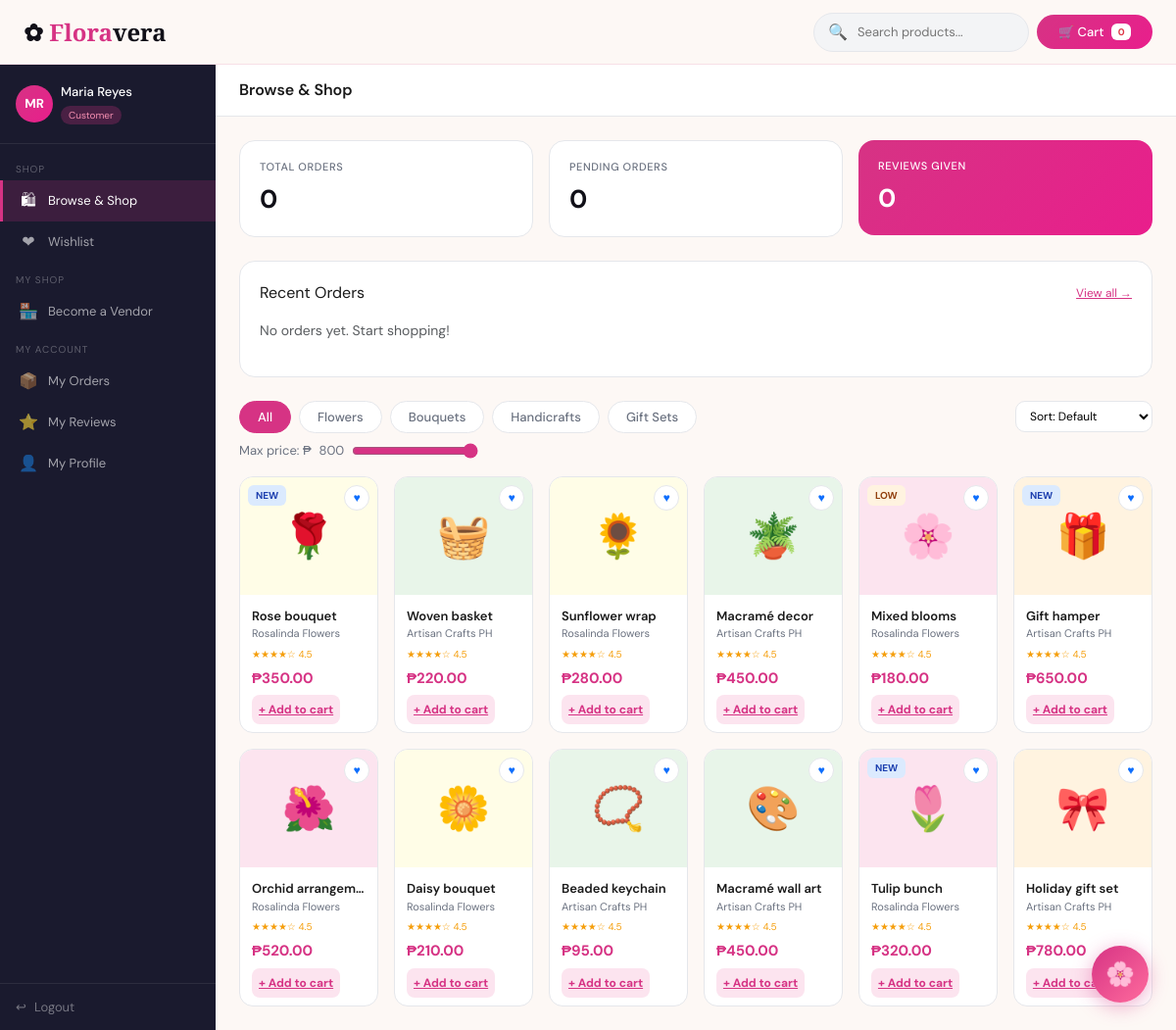
The page /customer/dashboard.php (signed in) on the database its author committed.
### tables this page shows
CREATE TABLE `products` (
  `id` int(11) NOT NULL,
  `vendor_id` int(11) NOT NULL,
  `name` varchar(150) NOT NULL,
  `description` text DEFAULT NULL,
  `price` decimal(10,2) NOT NULL,
  `stock` int(11) NOT NULL DEFAULT 10,
  `category` enum('flowers','bouquets','handicrafts','giftsets') NOT NULL DEFAULT 'flowers',
  `emoji` varchar(10) DEFAULT '?',
  `badge` varchar(20) DEFAULT NULL,
  `created_at` timestamp NOT NULL DEFAULT current_timestamp(),
  `image` varchar(255) DEFAULT NULL
);

CREATE TABLE `vendors` (
  `id` int(11) NOT NULL,
  `user_id` int(11) NOT NULL,
  `shop_name` varchar(150) NOT NULL,
  `shop_type` varchar(80) NOT NULL DEFAULT 'Florist',
  `city` varchar(80) NOT NULL DEFAULT 'Davao City',
  `description` text DEFAULT NULL,
  `status` enum('pending','approved','rejected') DEFAULT 'pending',
  `created_at` timestamp NOT NULL DEFAULT current_timestamp()
);

### customer/dashboard.php (the view, shortened to what this page needs)
<?php
include '../dbconnect.php';
$uid = $_SESSION['user_id'];
$totalOrders   = $conn->query("SELECT COUNT(*) c FROM orders WHERE customer_id=$uid")->fetch_assoc()['c'];
$pendingOrders = $conn->query("SELECT COUNT(*) c FROM orders WHERE customer_id=$uid AND status='pending'")->fetch_assoc()['c'];
$reviewCount   = $conn->query("SELECT COUNT(*) c FROM reviews WHERE customer_id=$uid")->fetch_assoc()['c'];
$recentOrders = $conn->query("SELECT o.*,GROUP_CONCAT(p.name SEPARATOR ', ') AS items
    FROM orders o
    JOIN order_items oi ON oi.order_id=o.id
    JOIN products p ON p.id=oi.product_id
    WHERE o.customer_id=$uid
    GROUP BY o.id ORDER BY o.created_at DESC LIMIT 3");
$cat    = isset($_GET['cat'])   ? $_GET['cat']   : 'all';
$sort   = isset($_GET['sort'])  ? $_GET['sort']  : 'default';
$search = isset($_GET['search'])? trim($_GET['search']) : '';
$maxPrice = isset($_GET['maxprice']) ? (int)$_GET['maxprice'] : 9999;
$where = "1=1";
$where .= " AND p.price <= $maxPrice";
$orderBy = "p.id ASC";
$products = $conn->query("SELECT p.*,v.shop_name FROM products p JOIN vendors v ON v.id=p.vendor_id WHERE $where ORDER BY $orderBy");
$wlSet = [];
$cartCount = 0;
$bgMap = ['flowers'=>'#fce4ef','bouquets'=>'#fffde7','handicrafts'=>'#e8f5e9','giftsets'=>'#fff3e0'];
?>
<!DOCTYPE html>
<html lang="en">
<head>
<link href="https://cdn.jsdelivr.net/npm/bootstrap@5.3.0/dist/css/bootstrap.min.css" rel="stylesheet">
<link href="../style.css" rel="stylesheet">
</head>
<body>
<nav class="fv-navbar navbar fixed-top px-4 d-flex align-items-center justify-content-between">
  <a class="fv-logo" href="../index.php">✿ <span>Flora</span>vera</a>
  <div class="d-flex align-items-center gap-2">
    <form class="fv-search-box" method="GET">
      <span style="color:var(--fv-muted)">🔍</span>
      <input type="text" name="search" placeholder="Search products..." value="<?= htmlspecialchars($search) ?>" style="border:none;background:transparent;outline:none;font-size:13px;width:180px;font-family:'DM Sans',sans-serif">
    </form>
    <a href="cart.php" class="btn-fv-fill d-flex align-items-center gap-2" style="text-decoration:none;font-size:13px">
      🛒 Cart <span class="badge bg-white text-danger"><?= $cartCount ?></span>
    </a>
  </div>
</nav>
<div class="fv-dash-wrap">
  <?php include 'partials/sidebar.php'; ?>
  <div class="fv-main">
    <div class="fv-topbar">
      <div class="fv-topbar-title">Browse &amp; Shop</div>
    </div>
    <div class="fv-dash-content">
      <div class="row g-3 mb-4">
        <div class="col-4"><div class="fv-stat"><div class="fv-stat-label">Total Orders</div><div class="fv-stat-val"><?= $totalOrders ?></div></div></div>
        <div class="col-4"><div class="fv-stat"><div class="fv-stat-label">Pending Orders</div><div class="fv-stat-val"><?= $pendingOrders ?></div></div></div>
        <div class="col-4"><div class="fv-stat hl"><div class="fv-stat-label">Reviews Given</div><div class="fv-stat-val"><?= $reviewCount ?></div></div></div>
      </div>
      <div class="fv-card mb-4">
        <div class="d-flex justify-content-between align-items-center mb-3">
          <div class="fw-600">Recent Orders</div>
          <a href="orders.php" style="font-size:12px;color:var(--fv-pink)">View all →</a>
        </div>
        <?php if($recentOrders->num_rows===0): ?>
          <p class="text-muted small">No orders yet. Start shopping!</p>
        <?php endif; ?>
      </div>
      <form method="GET" class="mb-3" id="filterForm">
        <div class="d-flex gap-2 flex-wrap align-items-center mb-2">
          <?php foreach(['all'=>'All','flowers'=>'Flowers','bouquets'=>'Bouquets','handicrafts'=>'Handicrafts','giftsets'=>'Gift Sets'] as $k=>$v): ?>
          <button type="button"
                  onclick="setCategory('<?= $k ?>')"
                  class="fv-chip <?= $cat===$k?'active':'' ?>"
                  data-cat="<?= $k ?>"><?= $v ?></button>
          <?php endforeach; ?>
          <select name="sort" class="ms-auto"
                  style="border:1px solid var(--fv-border);border-radius:10px;padding:6px 10px;font-size:12px;outline:none;background:#fff"
                  onchange="this.form.submit()">
            <option value="default" <?= $sort==='default'?'selected':'' ?>>Sort: Default</option>
          </select>
        </div>
        <div class="d-flex align-items-center gap-2" style="font-size:13px;color:var(--fv-muted)">
          Max price: ₱<span id="priceLabel"><?= $maxPrice >= 9999 ? 800 : $maxPrice ?></span>
          <input type="range" name="maxprice" min="100" max="800" step="50"
                 value="<?= $maxPrice >= 9999 ? 800 : $maxPrice ?>"
                 style="accent-color:var(--fv-pink)"
                 oninput="document.getElementById('priceLabel').textContent=this.value"
                 onchange="document.getElementById('filterForm').submit()">
        </div>
      </form>
      <div class="row g-3">
        <?php while($p=$products->fetch_assoc()):
          $bg = $bgMap[$p['category']] ?? '#f3f4f6';
          $inWL = in_array($p['id'], $wlSet);
        ?>
        <div class="col-6 col-sm-4 col-md-3 col-lg-2">
          <div class="fv-dp h-100">
            <div class="fv-dp-img" style="background:<?= $bg ?>">
              <?php if(!empty($p['image']) && file_exists('../'.$p['image'])): ?>
                <img src="../<?= htmlspecialchars($p['image']) ?>" alt="<?= htmlspecialchars($p['name']) ?>"
                     style="width:100%;height:100%;object-fit:cover;border-radius:inherit;">
              <?php else: ?>
                <?= $p['emoji'] ?>
              <?php endif; ?>
              <?php if($p['badge']): ?>
                <span class="position-absolute top-0 start-0 m-2 badge-<?= $p['badge'] ?>-pill"><?= strtoupper($p['badge']) ?></span>
              <?php endif; ?>
              <a href="wishlist_toggle.php?id=<?= $p['id'] ?>" class="wl-heart <?= $inWL?'on':'' ?>">♥</a>
            </div>
            <div class="fv-dp-body">
              <div class="fv-dp-name"><?= htmlspecialchars($p['name']) ?></div>
              <div class="fv-dp-vendor"><?= htmlspecialchars($p['shop_name']) ?></div>
              <div class="fv-dp-stars">★★★★☆ <?= number_format(4.5,1) ?></div>
              <div class="fv-dp-price">₱<?= number_format($p['price'],2) ?></div>
              <a href="cart_add.php?id=<?= $p['id'] ?>" class="btn-add-cart">+ Add to cart</a>
            </div>
          </div>
        </div>
        <?php endwhile; ?>
      </div>
    </div>
  </div>
</div>
<?php include __DIR__.'/partials/chatbot_widget.php'; ?>
</body>
</html>

### style.css (style rules this page uses)
:root { --fv-pink: #d63384; --fv-pink2: #e91e8c; --fv-pink-light: #fce4ef; --fv-pink-mid: #f48fb1; --fv-dark: #111018; --fv-dark2: #1a1a2e; --fv-cream: #fdf8f5; --fv-cream2: #f5ede8; --fv-muted: #6b7280; --fv-border: #e5e7eb; --sidebar-w: 220px; }
body { font-family: 'DM Sans', sans-serif; background: var(--fv-cream); color: #1a1a1a; }
.fv-navbar { background: rgba(253,248,245,0.95); backdrop-filter: blur(12px); border-bottom: 0.5px solid rgba(214,51,132,0.12); height: 66px; }
.fv-logo { font-family: 'Cormorant Garamond', serif; font-size: 24px; font-weight: 700; color: var(--fv-dark) !important; text-decoration: none; }
.fv-logo span { color: var(--fv-pink); }
.btn-fv-fill { background: linear-gradient(135deg, var(--fv-pink), var(--fv-pink2)); color: #fff !important; border: none; border-radius: 30px; font-weight: 500; padding: 8px 22px; font-size: 13px; transition: all .2s; }
.badge-new-pill { background: #dbeafe; color: #1e40af; font-size: 10px; padding: 3px 8px; border-radius: 6px; font-weight: 700; }
.badge-low-pill { background: #fff3e0; color: #92400e; font-size: 10px; padding: 3px 8px; border-radius: 6px; font-weight: 700; }
.btn-add-cart { width: 100%; padding: 7px; background: var(--fv-pink-light); color: var(--fv-pink); border: none; border-radius: 8px; font-size: 12px; font-weight: 700; cursor: pointer; transition: all .15s; font-family: 'DM Sans', sans-serif; }
.fv-chip { padding: 6px 18px; border-radius: 24px; font-size: 13px; font-weight: 500; cursor: pointer; border: 1px solid var(--fv-border); background: #fff; color: var(--fv-muted); transition: all .15s; }
.fv-chip.active, .fv-chip:hover { background: var(--fv-pink); color: #fff; border-color: var(--fv-pink); }
.fv-dash-wrap { display: flex; min-height: 100vh; padding-top: 66px; }
.fv-main { margin-left: var(--sidebar-w); flex: 1; background: var(--fv-cream); min-height: calc(100vh - 66px); }
.fv-topbar { background: #fff; border-bottom: .5px solid var(--fv-border); padding: 14px 24px; display: flex; align-items: center; justify-content: space-between; position: sticky; top: 66px; z-index: 20; }
.fv-topbar-title { font-size: 16px; font-weight: 600; }
.fv-search-box { display: flex; align-items: center; gap: 8px; background: #f3f4f6; border: .5px solid var(--fv-border); border-radius: 24px; padding: 7px 14px; width: 220px; }
.fv-search-box input { border: none; background: transparent; outline: none; font-size: 13px; width: 100%; font-family: 'DM Sans',sans-serif; }
.fv-dash-content { padding: 24px; }
.fv-stat { background: #fff; border: .5px solid var(--fv-border); border-radius: 16px; padding: 18px 20px; }
.fv-stat.hl { background: linear-gradient(135deg, var(--fv-pink), var(--fv-pink2)); border: none; }
.fv-stat.hl .fv-stat-label, .fv-stat.hl .fv-stat-val { color: #fff; }
.fv-stat-label { font-size: 11px; font-weight: 500; color: var(--fv-muted); text-transform: uppercase; letter-spacing: .6px; margin-bottom: 5px; }
.fv-stat-val { font-size: 26px; font-weight: 700; color: var(--fv-dark); }
.fv-card { background: #fff; border: .5px solid var(--fv-border); border-radius: 16px; padding: 20px; }
.fv-dp { background: #fff; border: .5px solid var(--fv-border); border-radius: 14px; overflow: hidden; transition: all .2s; position: relative; }
.fv-dp-img { height: 120px; display: flex; align-items: center; justify-content: center; font-size: 44px; position: relative; overflow: hidden; border-radius: 12px 12px 0 0; }
.fv-dp-body { padding: 12px; }
.fv-dp-name { font-size: 13px; font-weight: 600; white-space: nowrap; overflow: hidden; text-overflow: ellipsis; }
.fv-dp-vendor { font-size: 11px; color: var(--fv-muted); margin-bottom: 5px; }
.fv-dp-stars { font-size: 10px; color: #f59e0b; margin-bottom: 6px; }
.fv-dp-price { font-size: 15px; font-weight: 700; color: var(--fv-pink); margin-bottom: 8px; }
.wl-heart { position: absolute; top: 8px; right: 8px; background: #fff; border: .5px solid var(--fv-border); border-radius: 50%; width: 26px; height: 26px; display: flex; align-items: center; justify-content: center; font-size: 12px; cursor: pointer; text-decoration: none; }

### rows shown on the page
products: emoji "🌹", badge "NEW", name "Rose bouquet", vendor.shop_name "Rosalinda Flowers", price "350.00"
products: emoji "🧺", name "Woven basket", vendor.shop_name "Artisan Crafts PH", price "220.00"
products: emoji "🌻", name "Sunflower wrap", vendor.shop_name "Rosalinda Flowers", price "280.00"
products: emoji "🪴", name "Macramé decor", vendor.shop_name "Artisan Crafts PH", price "450.00"
products: emoji "🌸", badge "LOW", name "Mixed blooms", vendor.shop_name "Rosalinda Flowers", price "180.00"
products: emoji "🎁", badge "NEW", name "Gift hamper", vendor.shop_name "Artisan Crafts PH", price "650.00"
products: emoji "🌺", name "Orchid arrangem…", vendor.shop_name "Rosalinda Flowers", price "520.00"
products: emoji "🌼", name "Daisy bouquet", vendor.shop_name "Rosalinda Flowers", price "210.00"
products: emoji "📿", name "Beaded keychain", vendor.shop_name "Artisan Crafts PH", price "95.00"
products: emoji "🎨", name "Macramé wall art", vendor.shop_name "Artisan Crafts PH", price "450.00"
products: emoji "🌷", badge "NEW", name "Tulip bunch", vendor.shop_name "Rosalinda Flowers", price "320.00"
products: emoji "🎀", name "Holiday gift set", vendor.shop_name "Artisan Crafts PH", price "780.00"

### other values the page prints
$cartCount "0"
$_SESSION['fullname'] "Maria Reyes"
$totalOrders "0"
$pendingOrders "0"
$reviewCount "0"
$v "All"
$v "Flowers"
$v "Bouquets"
$v "Handicrafts"
$v "Gift Sets"
